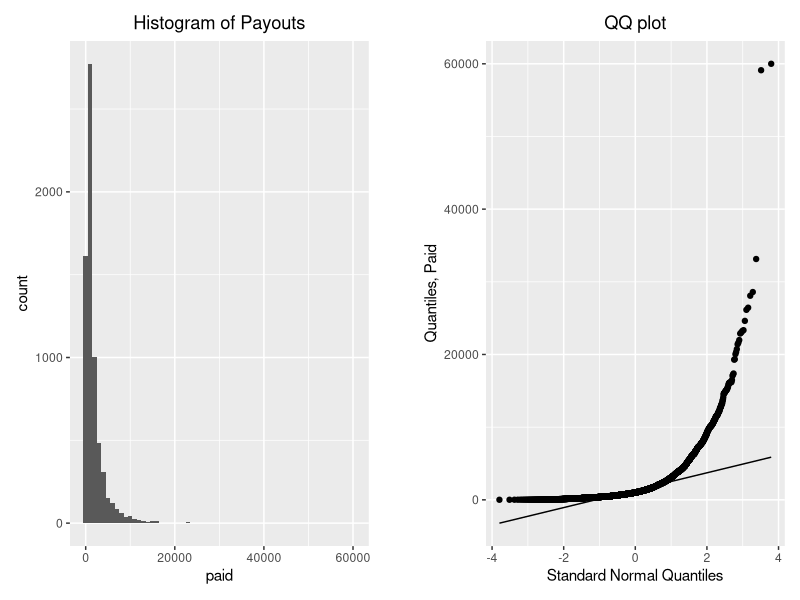
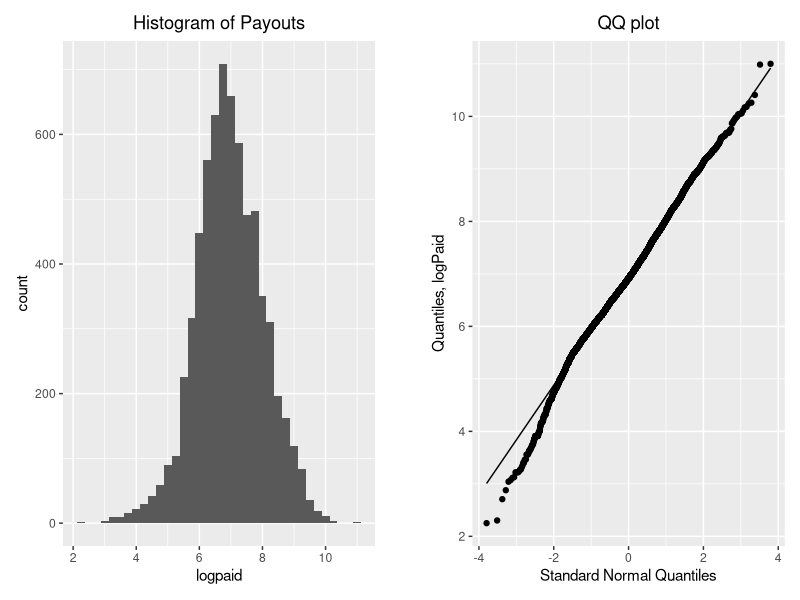
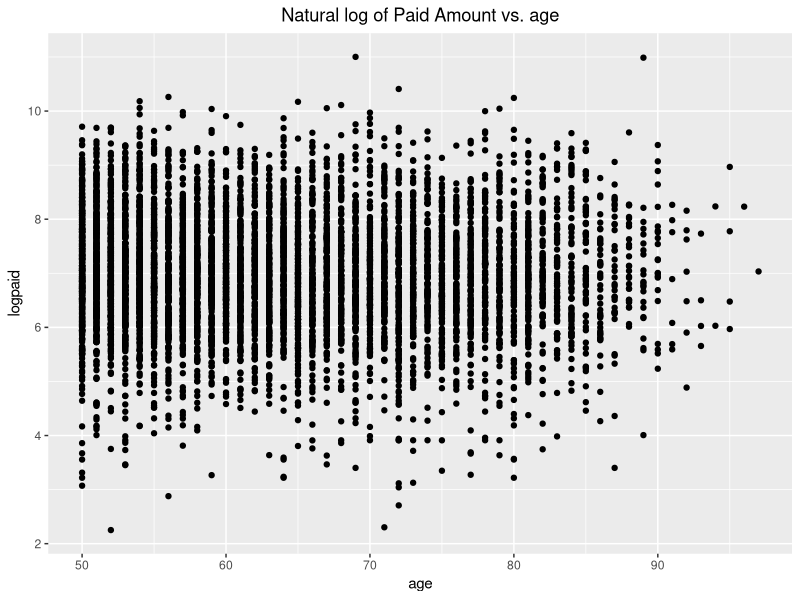
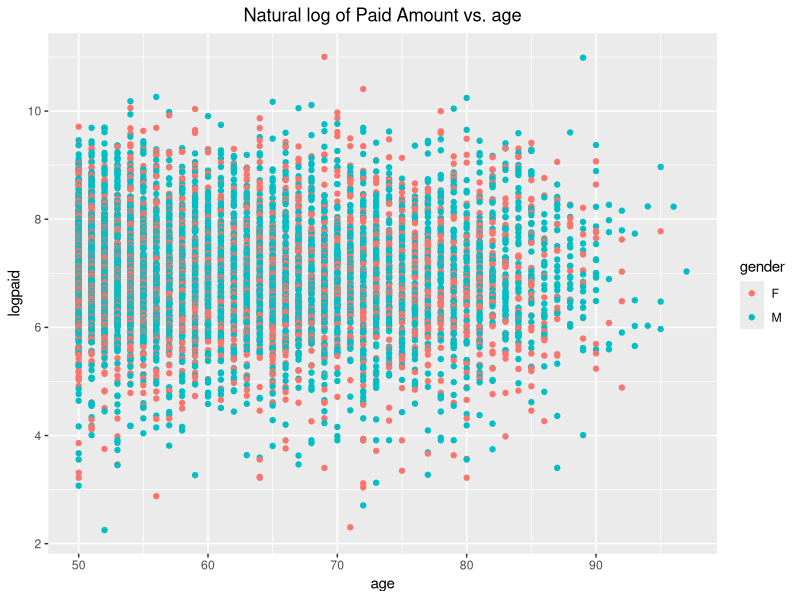
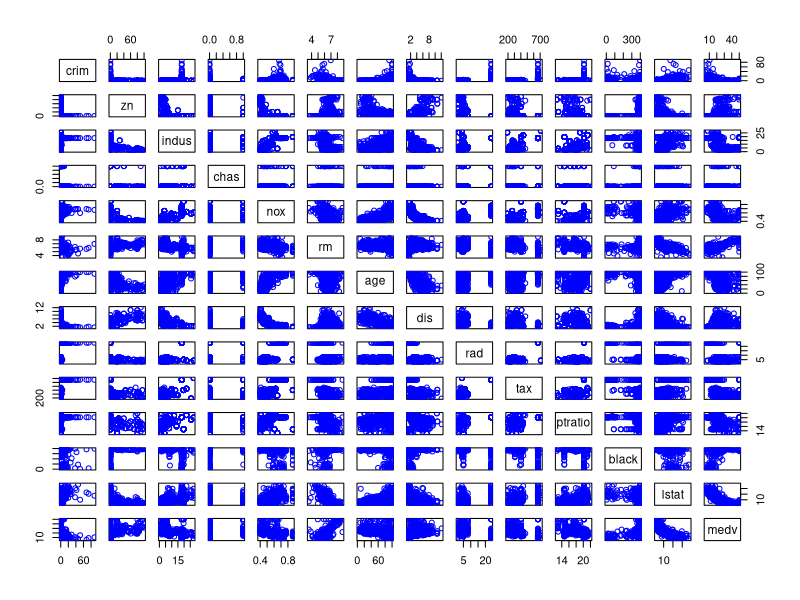
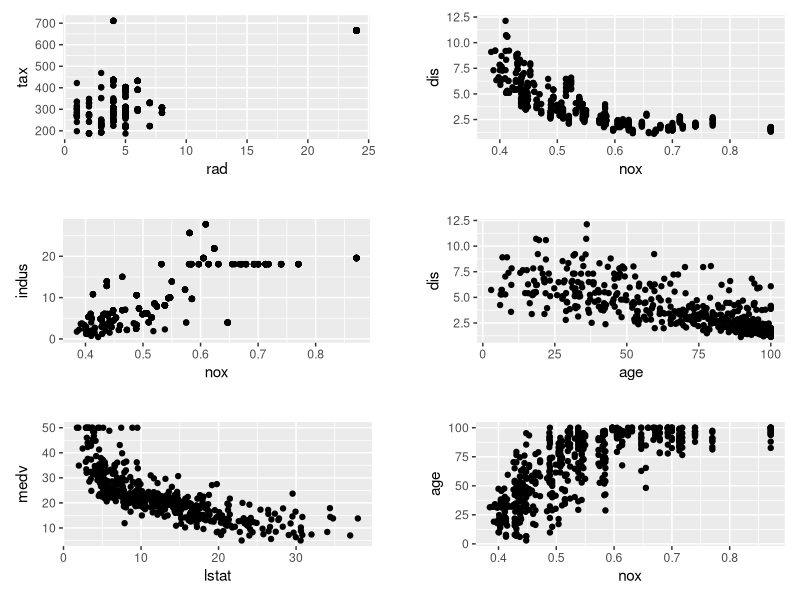
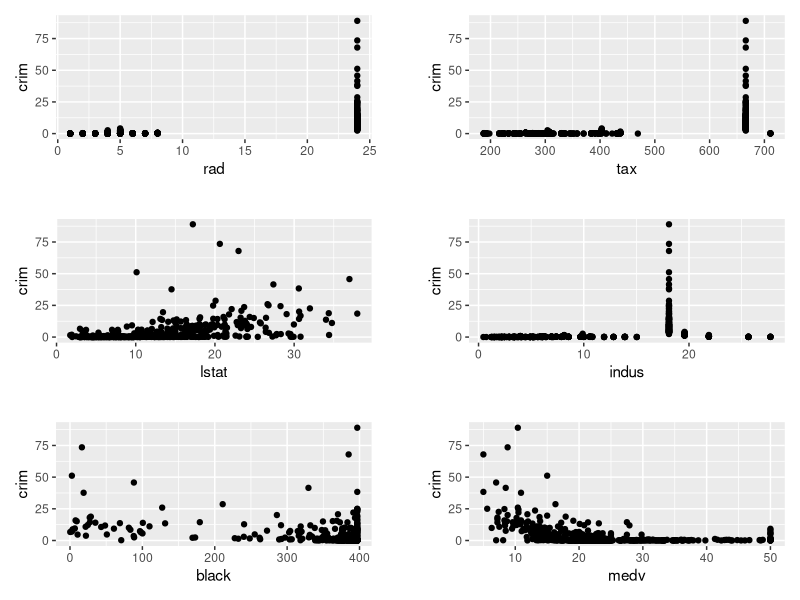
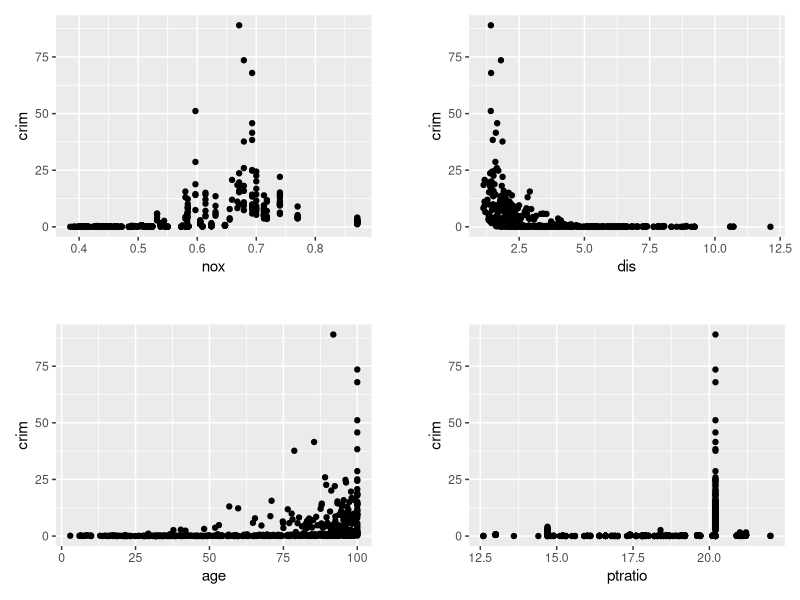

The R source for these figures, in order:
## ---- chunk 1
# import packages
library(ggplot2)
library(patchwork)
library(MASS)
library(magrittr)
## ---- chunk 2
# read in Data
auto <- read.table(file = 'AutoClaims-1.csv', header = TRUE, sep = ',')
auto$state <- factor(auto$state, ordered = TRUE)
auto$gender <- factor(auto$gender)
auto$class <- factor(auto$class)
## ---- chunk 3
summary(auto$paid)
## ---- chunk 4
hist <- ggplot(data = auto) + 
        geom_histogram(aes(paid), binwidth = 1000) +
        labs(title = "Histogram of Payouts") + 
        theme(plot.title = element_text(hjust = 0.5))
qq <- ggplot(data = auto) + geom_qq(aes(sample = paid)) +
      geom_qq_line(aes(sample = paid)) +
      labs(x = "Standard Normal Quantiles", y = 'Quantiles, Paid') + 
      labs(title = 'QQ plot') + 
      theme(plot.title = element_text(hjust = 0.5))
hist + plot_spacer() + qq + plot_layout(widths = c(6,0.5,6))
## ---- chunk 5
hist <- ggplot(data = auto) + 
        geom_histogram(aes(logpaid), binwidth = 0.25) +
        labs(title = "Histogram of Payouts") + 
        theme(plot.title = element_text(hjust = 0.5))
qq <- ggplot(data = auto) + geom_qq(aes(sample = logpaid)) +
      geom_qq_line(aes(sample = logpaid)) +
    labs(x = "Standard Normal Quantiles", y = 'Quantiles, logPaid') +
      labs(title = 'QQ plot') + 
      theme(plot.title = element_text(hjust = 0.5))
hist + plot_spacer() + qq + plot_layout(widths = c(6,0.5,6))
## ---- chunk 6
scat <- ggplot(data = auto) + geom_point(aes(x = age, y = logpaid)) +
        labs(title = "Natural log of Paid Amount vs. age") +
        theme(plot.title = element_text(hjust = 0.5))
scat
## ---- chunk 7
scat <- ggplot(data = auto) + 
        geom_point(aes(x = age, y = logpaid, color = gender)) +
        labs(title = "Natural log of Paid Amount vs. age") +
        theme(plot.title = element_text(hjust = 0.5))
scat
## ---- chunk 8
pairs(Boston, col = 'blue')
## ---- chunk 9
cormatrix <- cor(Boston)
twocor <- matrix(as.numeric(sprintf(cormatrix, fmt = '%#.2f')), nrow = dim(cormatrix)[1])
rownames(twocor) <- rownames(cormatrix)
colnames(twocor) <- colnames(cormatrix)
twocor[,1:7]
## ---- chunk 10
twocor[,8:14]
## ---- chunk 11
radtax <- ggplot(Boston) + geom_point(aes(x = rad, y = tax))
noxdis <- ggplot(Boston) + geom_point(aes(x = nox, y = dis))
noxindus <- ggplot(Boston) + geom_point(aes(x = nox, y = indus))
agedis <- ggplot(Boston) + geom_point(aes(x = age, y = dis))
lstatmedv <- ggplot(Boston) + geom_point(aes(x = lstat, y = medv))
noxage <- ggplot(Boston) + geom_point(aes(x = nox, y = age))

(radtax+plot_spacer()+noxdis+plot_layout(widths = c(6,0.5,6)))/
  plot_spacer()/
  (noxindus+plot_spacer()+agedis+plot_layout(widths = c(6,0.5,6)))/
  plot_spacer()/
  (lstatmedv+plot_spacer()+noxage+plot_layout(widths = c(6,0.5,6))) +
  plot_layout(heights = c(6, 0.5, 6, 0.5, 6))
## ---- chunk 12
twocor[1:7,'crim']
twocor[8:14,'crim']
## ---- chunk 13
crimrad <- ggplot(Boston) + geom_point(aes(x = rad, y = crim))
crimtax <- ggplot(Boston) + geom_point(aes(x = tax, y = crim))
crimlstat <- ggplot(Boston) + geom_point(aes(x = lstat, y = crim))
crimindus <- ggplot(Boston) + geom_point(aes(x = indus, y = crim))
crimblack <- ggplot(Boston) + geom_point(aes(x = black, y = crim))
crimmedv <- ggplot(Boston) + geom_point(aes(x = medv, y = crim))

(crimrad+plot_spacer()+crimtax+plot_layout(widths = c(6,0.5,6)))/
  plot_spacer()/
(crimlstat+plot_spacer()+crimindus+plot_layout(widths = c(6,0.5,6)))/
  plot_spacer()/
(crimblack+plot_spacer()+crimmedv+plot_layout(widths = c(6,0.5,6))) +
  plot_layout(heights = c(6, 0.5, 6, 0.5, 6))
## ---- chunk 14
crimnox <- ggplot(data = Boston) + geom_point(aes(x = nox, y = crim))
crimdis <- ggplot(data = Boston) + geom_point(aes(x = dis, y = crim))
crimage <- ggplot(data = Boston) + geom_point(aes(x = age, y = crim))
crimr <- ggplot(data = Boston) + geom_point(aes(ptratio,crim))
((crimnox+plot_spacer()+crimdis+plot_layout(widths = c(6,0.5,6)))/
  plot_spacer()/
  (crimage+plot_spacer()+crimr+plot_layout(widths = c(6,0.5,6))))+
  plot_layout(heights = c(6, 0.5, 6))
## ---- chunk 15
max_min <- cbind(apply(Boston, 2, min), apply(Boston, 2, mean),
                 apply(Boston, 2, max))
max_min2 <- cbind(max_min, max_min[,3] - max_min[,1])
colnames(max_min2) <- c("Min", "Mean", "Max", "Range")
max_min2
## ---- chunk 16
hc <- as.numeric(Boston['crim'] > 60) %>% sum
ht <- as.numeric(Boston['tax'] > 600) %>% sum
hpt <- as.numeric(Boston['ptratio'] > 20) %>% sum
highs <- as.matrix(c(hc, ht, hpt))
rownames(highs) <- c("High Crime","High Tax", "High PT")
highs
## ---- chunk 17
Boston[['chas']] %>% sum
## ---- chunk 18
summary(Boston['ptratio'])
## ---- chunk 19
index <- which.min(Boston[['medv']])
as.vector(Boston[index,])
## ---- chunk 20
g7 <- Boston[Boston['rm'] > 7,]
g8 <- Boston[Boston['rm'] > 8,]
counts <- c(dim(g7)[1], dim(g8)[1])
counts
## ---- chunk 21
mmg7 <- cbind(apply(g7, 2, min), apply(g7, 2, mean),
                 apply(g7, 2, max))
mmg72 <- cbind(mmg7, mmg7[,3] - mmg7[,1])
colnames(mmg72) <- c("Min", "Mean", "Max", "Range")
mmg72
## ---- chunk 22
mmg8 <- cbind(apply(g8, 2, min), apply(g8, 2, mean),
                 apply(g8, 2, max))
mmg82 <- cbind(mmg8, mmg8[,3] - mmg8[,1])
colnames(mmg82) <- c("Min", "Mean", "Max", "Range")
mmg82
## ---- chunk 23
# create data set
x_1 <- c(0,2,0,0,-1,1,-1)
x_2 <- c(3,0,1,1,0,1,2)
x_3 <- c(0,1,3,2,1,1,-1)
y <- c('Red','Red','Red','Green','Green','Red','Green')
KNN_data <- as.data.frame(cbind(x_1,x_2,x_3,y))
## ---- chunk 24
obs_data <- KNN_data[c('x_1','x_2','x_3')]
vec_data <- obs_data %>% as.matrix %>% as.numeric
mdata <- vec_data %>% as.vector
dim(mdata) <- c(7,3)
colnames(mdata) <- c('x_1','x_2','x_3')
sqdist <- mdata^2 %>% rowSums
dist <- sqdist^(0.5)
distdata <- as.data.frame(cbind(1:7,dist))
colnames(distdata) <- c('Obs','dist')
distdata
